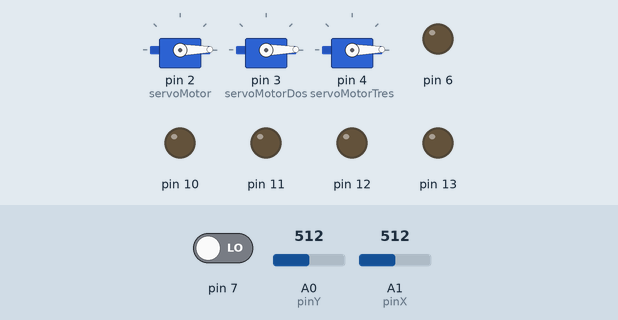
A sketch run on a simulated Arduino Uno, built with avr-gcc and run on an emulated ATmega328P. Parts: 3 × servo, output pins drawn as LEDs (lit = HIGH). The test bench sets the inputs (shaded band); at power-on: A0 (pinY) = 512, A1 (pinX) = 512, pin 7 LOW.

Above: at 9.3 s.
9.4 s: A0 (pinY) set to 550
At 11.9 s:
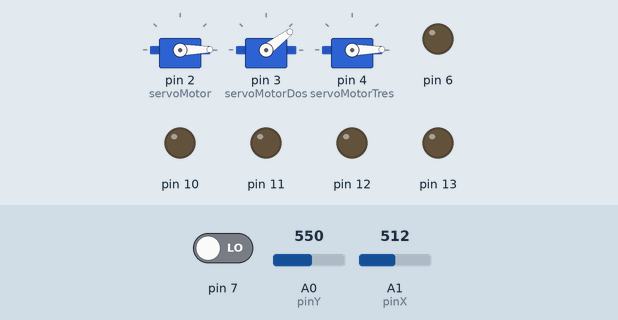
12.4 s: A1 (pinX) set to 541
At 14.2 s:
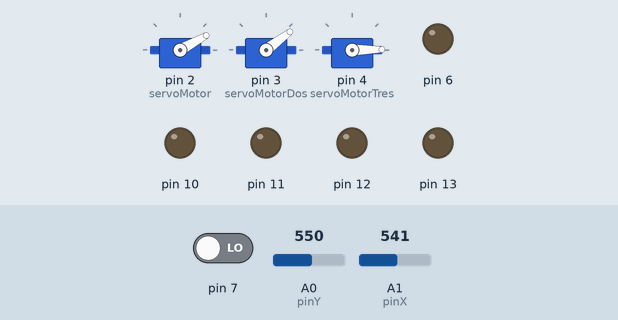
15.4 s: A0 (pinY) set to 716
At 15.9 s:
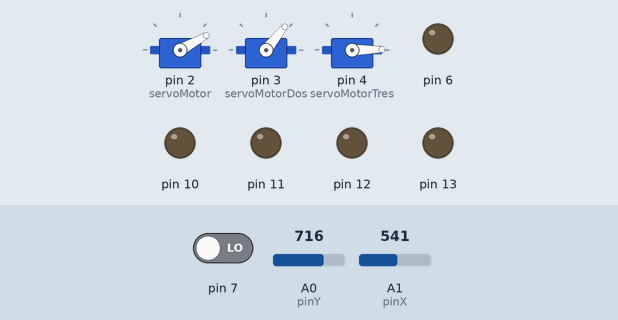
18.4 s: A1 (pinX) set to 481
21.4 s: A1 (pinX) set to 455
At 23.3 s:
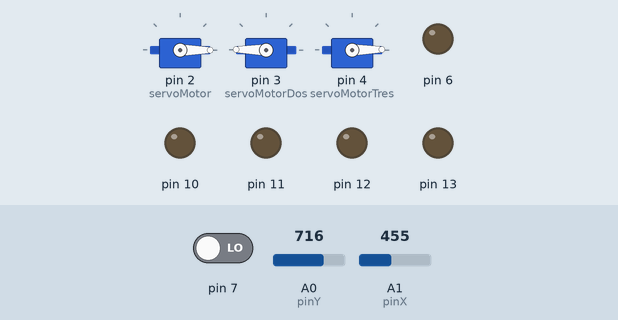
24.4 s: A0 (pinY) set to 460
At 27.7 s:
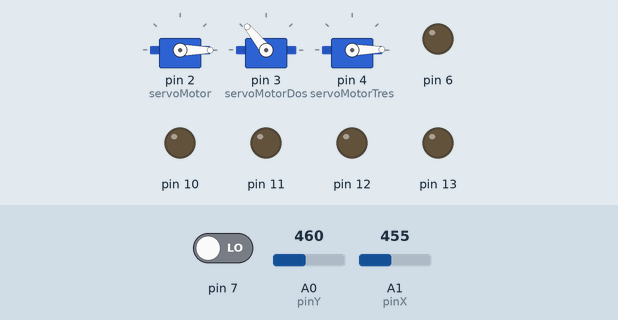
Timing chart, 0 to 28.4 s (numbered marks = the images above; inputs shaded):
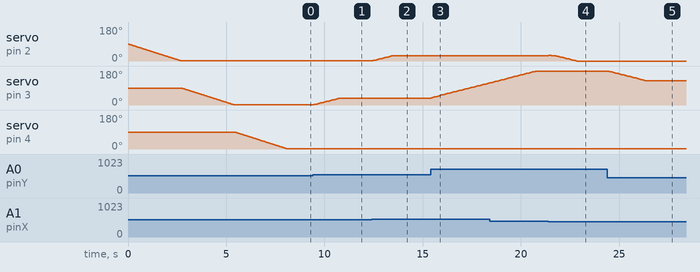

Measured:
- the behaviour switches between 540 and 541 on A1 (pinX) (found by bisection; images 1 and 2)
- the behaviour switches between 470 and 469 on A1 (pinX) (found by bisection; images 3 and 4)
- after the input at 9.4 s, servo on pin 3 (servoMotorDos): moves from 1° to 37° over 1.3 s, starting after 0.08 s
- after the input at 12.4 s, servo on pin 2 (servoMotor): moves from 1° to 29° over 0.98 s, starting after 0.09 s
- after the input at 15.4 s, servo on pin 3 (servoMotorDos): moves from 37° to 117° over 3.0 s, starting at once
- after the input at 21.4 s, servo on pin 2 (servoMotor): 29° → 31° at once, → 29° 0.13 s later, → 27° 0.13 s later, → 25° 0.13 s later, … (17 changes in this stretch)
- after the input at 24.4 s, servo on pin 3 (servoMotorDos): moves from 179° to 129° over 1.8 s, starting after 0.09 s

The sketch:

laser.ino
```cpp
#include "pitches.h"


byte  numero[10][5] =
{
  //codigo morse numeros
  { 1, 1, 1, 1, 1 }, // 0
  { 0, 1, 1, 1, 1 }, // 1
  { 0, 0, 1, 1, 1 }, // 2
  { 0, 0, 0, 1, 1 }, // 3
  { 0, 0, 0, 0, 1 }, // 4
  { 0, 0, 0, 0, 0 }, // 5
  { 1, 0, 0, 0, 0 }, // 6
  { 1, 1, 0, 0, 0}, // 7
  { 1, 1, 1, 0, 0 }, // 8
  { 1, 1, 1, 1, 4 } // 9
};

char data[] = "";

byte  letras[26][4] =
{
  //codigo morse numeros
  { 0, 1, 4, 4 }, // a
  { 1, 0, 0, 0}, // b
  { 1, 0, 1, 0}, // c
  { 1, 0, 0, 4}, // d
  { 0, 4, 4, 4}, // e
  { 0, 0, 1, 0}, // f
  { 0, 0, 1, 4}, // g
  { 0, 0, 0, 0}, // h
  { 0, 0, 4, 4}, // i
  { 0, 1, 1, 1},// j
   { 0, 1, 0, 4}, // k
  { 0, 1, 0, 0}, // l
  { 0, 0, 4, 4}, // m
  { 0, 1, 4, 4}, // n
  { 0, 0, 0, 4}, // o
  { 0, 1, 1, 0}, // p
  { 1, 1, 0, 1}, // q
  { 0, 1, 0, 4}, // r
  { 0, 0, 0, 0}, // s
  { 1, 4, 4, 4},// t

   { 0, 0, 1, 4}, // u
  { 0, 0, 0, 1}, // v
  { 0,1, 1, 4}, // w
  { 1, 0, 0, 1}, // x
  { 1, 0, 1, 1}, // y
  { 1, 1, 0, 0} // z

};

char abc[26]={'a','b','c','d','e','f','g','h','i','j','k','l','m','n','o','p','q','r','s','t','u','v','w','x','y','z'};


int punto=40;
int raya=120;
int pausaEntreLetras=120;
int pausaEntrePalabras=280;

int codificacion[5]={40,120,120,280,0};

void funcionInit(){
  Serial.begin(9600);

  pinMode(6, OUTPUT);
  pinMode(9, INPUT);
  pinMode(12, OUTPUT);

 }

void numeroCuatro(int numer){
  for(int i=0; i<5;i++){

      analogWrite(6,1000);
      delay(codificacion[numero[numer][i]]);
      analogWrite(6,0);
      delay(pausaEntrePalabras);

  }
 }


void letrasAbc(int numer){
  for(int i2=0; i2<4;i2++){

      analogWrite(6,1000);
      tone(12, 800);
      delay(codificacion[letras[numer][i2]]);
      noTone(12);
      analogWrite(6,0);
      delay(pausaEntreLetras);

  }
 }


void funcionSerial(){

//int index=0;
   while (Serial.available())
   {
      char character = Serial.read();
      if (character != '\n')
      {
        // data[index].concat(character);
      //  Serial.print(character);
        // data[index]=character;
         //letrasAbc(y);
        // index++;

         if(character==' '){
           delay(pausaEntrePalabras);
           Serial.print(" ");
         }else{
         for(int y=0; y<26; y++){

        if(abc[y]==character){
          Serial.print(abc[y]);
          letrasAbc(y);
          break;

      }
      }
         }

      }
      else
      {
//         Serial.println(data[index-1]);
//         data[] = "";
  Serial.println();
      }
   }

   }
  //Serial.print(digitalRead(9));
```

brazo_robotico_cabezaLaser.ino
```cpp
#include <Servo.h>

Servo servoMotor;
Servo servoMotorDos;
Servo servoMotorTres;
const int pinX = A1;
const int pinY = A0;

int pasaTresPasaDos = 0;
int xValue = 0, xValue2 = 0;
int xValueTow = 0, xValueTow2 = 0;
int yValueTow = 0, yValueTow2 = 0;
int yValue = 0, yValue2 = 0;
int laserOn=0;
int topValueTow = 0, topValueTow2 = 0;
int topValue = 0, topValue2 = 0;

int speedServoUno=2, speedServoDos=2, speedServoTres=2;

int velocidad=0;
int toMyHome=0;
int incremetalX=1,incremetalY=1, incremetalXTow=1,incremetalYTow=1, incremetalTop=1, incremetalTopTow=1;

void setup() {

  Serial.begin(9600);
 pinMode(7, INPUT);
  pinMode(13, OUTPUT);
  pinMode(11, OUTPUT);
  pinMode(10, OUTPUT);
  servoMotor.attach(2);
  servoMotorDos.attach(3);
  servoMotorTres.attach(4);
  funcionToMyHome(0);
  xValue=analogRead(pinX);
  yValue=analogRead(pinY);
  topValue=analogRead(pinY);

  xValue2=xValue;
  xValueTow2=xValue;


  yValue2=yValue;
  yValueTow2=yValue;

  topValue2=topValue;
  topValueTow2=topValue;

  funcionInit();


}


void miServoTres(){
  topValue = analogRead(pinY);
   topValueTow = analogRead(pinY);


   if(topValue>topValue2){
    servoMotorTres.write(incremetalTop);
//    incremetalTop=servoMotorTres.read();
    if(incremetalTop+speedServoTres<180){
      incremetalTop=incremetalTop+speedServoTres;
      incremetalTopTow=incremetalTop;
    }
    if(topValue2+speedServoTres<1015){
    topValue2=topValue2+speedServoTres;
    }
 //   topValueTow2=topValue2;
    delay(50);
   }

  if(topValueTow<topValueTow2){
    servoMotorTres.write(incremetalTopTow);
    if(incremetalTopTow>0){
      incremetalTopTow=incremetalTopTow-speedServoTres;
      incremetalTop=incremetalTopTow;
    }
    if(topValueTow2>10){
    topValueTow2=topValueTow2-speedServoTres;
    }


    delay(50);
   }

}


void miServoDos(){
  yValue = analogRead(pinY);
   yValueTow = analogRead(pinY);
 //  Serial.print(yValue);

   if(yValue>yValue2){
    servoMotorDos.write(incremetalY);
  //  incremetalY=servoMotorDos.read();
    if(incremetalY+speedServoDos<180){
      incremetalY=incremetalY+speedServoDos;
      incremetalYTow=incremetalY;
    }
    if(yValue2+speedServoDos<1015){
    yValue2=yValue2+speedServoDos;
    }
 //   yValueTow2=yValue2;
    delay(50);
   }

  if(yValueTow<yValueTow2){
    servoMotorDos.write(incremetalYTow);
    if(incremetalYTow>0){
      incremetalYTow=incremetalYTow-speedServoDos;
      incremetalY=incremetalYTow;
    }
    if(yValueTow2>10){
    yValueTow2=yValueTow2-speedServoDos;
    }


    delay(50);
   }

}


void miServoUno(){
  xValue = analogRead(pinX);
   xValueTow = analogRead(pinX);
 //  Serial.print(xValue);

   if(xValue>xValue2){
    servoMotor.write(incremetalX);
  //  incremetalX=servoMotor.read();
    if(incremetalX+speedServoUno<180){
      incremetalX=incremetalX+speedServoUno;
      incremetalXTow=incremetalX;
    }
    if(xValue2+speedServoUno<1015){
    xValue2=xValue2+speedServoUno;
    }

    delay(50);
   }

  if(xValueTow<xValueTow2){
    servoMotor.write(incremetalXTow);
    if(incremetalXTow>0){
      incremetalXTow=incremetalXTow-speedServoUno;
      incremetalX=incremetalXTow;
    }
    if(xValueTow2>10){
    xValueTow2=xValueTow2-speedServoUno;
    }


    delay(50);
   }

}


void loop() {


 if (digitalRead(7) == 1) {
    if (pasaTresPasaDos == 0) {
      pasaTresPasaDos = 1;
    } else {
      pasaTresPasaDos = 0;
    }
    delay(2000);
  }


  if((analogRead(pinX)>540 || analogRead(pinX)<470) || (analogRead(pinY)>520 || analogRead(pinY)<445)){

    if(analogRead(pinX)>540 || analogRead(pinX)<470){
  miServoUno();
    }


  if (pasaTresPasaDos == 0) {
    miServoDos();
  } else {
    miServoTres();
  }
  delay(25);
  }


if (digitalRead(13) == 1){
  if(laserOn==0){
    analogWrite(6,1000);
    laserOn=1;
  }else{
  laserOn=0;
  analogWrite(6,0);
  }
  delay(2000);
}

if (digitalRead(11) == 1){
  if(velocidad==0){
  funcionCambiaVelocidad(0);
  velocidad=1;
  }else{
  velocidad=0;
   funcionCambiaVelocidad(1);
  }
  delay(2000);
}

if (digitalRead(10) == 1){
  if(toMyHome==0){
  funcionToMyHome(1);
  toMyHome=1;
  }
  delay(2000);
}
//Serial.println("servo");
//Serial.println(servoMotor.read());


if(Serial.available()) funcionSerial();


}
```

funciones.ino
```cpp
void funcionCambiaVelocidad(int veloz){
  if(veloz==0){
    veloz=speedServoUno+2;
    speedServoUno=speedServoDos=speedServoTres=veloz;
    veloz=0;
  }
   if(veloz==1){
    if(speedServoUno>2){
    veloz=speedServoUno-2;
    speedServoUno=speedServoDos=speedServoTres=veloz;
    }
  }
}

void funcionToMyHome(int parameter){

for(int i=servoMotor.read(); i>0; i--){

  servoMotor.write(i);
  delay(30);

}
for(int i=servoMotorDos.read(); i>0; i--){

  servoMotorDos.write(i);
  delay(30);

}
for(int i=servoMotorTres.read(); i>0; i--){

  servoMotorTres.write(i);
  delay(30);

}
if(parameter==1)exit(0);

}
```

pitches.h
```cpp
/*************************************************
   Public Constants
 *************************************************/

#define NOTE_B0  31
#define NOTE_C1  33
#define NOTE_CS1 35
#define NOTE_D1  37
#define NOTE_DS1 39
#define NOTE_E1  41
#define NOTE_F1  44
#define NOTE_FS1 46
#define NOTE_G1  49
#define NOTE_GS1 52
#define NOTE_A1  55
#define NOTE_AS1 58
#define NOTE_B1  62
#define NOTE_C2  65
#define NOTE_CS2 69
#define NOTE_D2  73
#define NOTE_DS2 78
#define NOTE_E2  82
#define NOTE_F2  87
#define NOTE_FS2 93
#define NOTE_G2  98
#define NOTE_GS2 104
#define NOTE_A2  110
#define NOTE_AS2 117
#define NOTE_B2  123
#define NOTE_C3  131
#define NOTE_CS3 139
#define NOTE_D3  147
#define NOTE_DS3 156
#define NOTE_E3  165
#define NOTE_F3  175
#define NOTE_FS3 185
#define NOTE_G3  196
#define NOTE_GS3 208
#define NOTE_A3  220
#define NOTE_AS3 233
#define NOTE_B3  247
#define NOTE_C4  262
#define NOTE_CS4 277
#define NOTE_D4  294
#define NOTE_DS4 311
#define NOTE_E4  330
#define NOTE_F4  349
#define NOTE_FS4 370
#define NOTE_G4  392
#define NOTE_GS4 415
#define NOTE_A4  440
#define NOTE_AS4 466
#define NOTE_B4  494
#define NOTE_C5  523
#define NOTE_CS5 554
#define NOTE_D5  587
#define NOTE_DS5 622
#define NOTE_E5  659
#define NOTE_F5  698
#define NOTE_FS5 740
#define NOTE_G5  784
#define NOTE_GS5 831
#define NOTE_A5  880
#define NOTE_AS5 932
#define NOTE_B5  988
#define NOTE_C6  1047
#define NOTE_CS6 1109
#define NOTE_D6  1175
#define NOTE_DS6 1245
#define NOTE_E6  1319
#define NOTE_F6  1397
#define NOTE_FS6 1480
#define NOTE_G6  1568
#define NOTE_GS6 1661
#define NOTE_A6  1760
#define NOTE_AS6 1865
#define NOTE_B6  1976
#define NOTE_C7  2093
#define NOTE_CS7 2217
#define NOTE_D7  2349
#define NOTE_DS7 2489
#define NOTE_E7  2637
#define NOTE_F7  2794
#define NOTE_FS7 2960
#define NOTE_G7  3136
#define NOTE_GS7 3322
#define NOTE_A7  3520
#define NOTE_AS7 3729
#define NOTE_B7  3951
#define NOTE_C8  4186
#define NOTE_CS8 4435
#define NOTE_D8  4699
#define NOTE_DS8 4978
```
